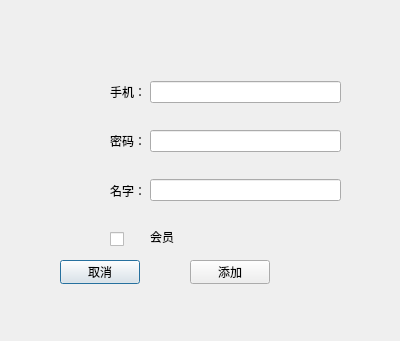
<?xml version="1.0" encoding="UTF-8"?>
<ui version="4.0">
 <class>addUser</class>
 <widget class="QDialog" name="addUser">
  <property name="geometry">
   <rect>
    <x>0</x>
    <y>0</y>
    <width>400</width>
    <height>341</height>
   </rect>
  </property>
  <property name="windowTitle">
   <string>Dialog</string>
  </property>
  <widget class="QPushButton" name="cancelBtn">
   <property name="geometry">
    <rect>
     <x>60</x>
     <y>260</y>
     <width>80</width>
     <height>24</height>
    </rect>
   </property>
   <property name="text">
    <string>取消</string>
   </property>
  </widget>
  <widget class="QPushButton" name="okBtn">
   <property name="geometry">
    <rect>
     <x>190</x>
     <y>260</y>
     <width>80</width>
     <height>24</height>
    </rect>
   </property>
   <property name="text">
    <string>添加</string>
   </property>
  </widget>
  <widget class="QWidget" name="">
   <property name="geometry">
    <rect>
     <x>150</x>
     <y>60</y>
     <width>191</width>
     <height>209</height>
    </rect>
   </property>
   <layout class="QVBoxLayout" name="verticalLayout">
    <item>
     <widget class="QLineEdit" name="phoneEdit"/>
    </item>
    <item>
     <widget class="QLineEdit" name="pwdEdit"/>
    </item>
    <item>
     <widget class="QLineEdit" name="nameEdit"/>
    </item>
    <item>
     <widget class="QLabel" name="memberLabel">
      <property name="sizePolicy">
       <sizepolicy hsizetype="Preferred" vsizetype="Fixed">
        <horstretch>0</horstretch>
        <verstretch>0</verstretch>
       </sizepolicy>
      </property>
      <property name="text">
       <string>会员</string>
      </property>
     </widget>
    </item>
   </layout>
  </widget>
  <widget class="QWidget" name="">
   <property name="geometry">
    <rect>
     <x>110</x>
     <y>70</y>
     <width>91</width>
     <height>191</height>
    </rect>
   </property>
   <layout class="QVBoxLayout" name="verticalLayout_2">
    <item>
     <widget class="QLabel" name="phoneLabel">
      <property name="text">
       <string>手机：</string>
      </property>
     </widget>
    </item>
    <item>
     <widget class="QLabel" name="pwdLabel">
      <property name="text">
       <string>密码：</string>
      </property>
     </widget>
    </item>
    <item>
     <widget class="QLabel" name="nameLabel">
      <property name="text">
       <string>名字：</string>
      </property>
     </widget>
    </item>
    <item>
     <widget class="QCheckBox" name="checkBox">
      <property name="sizePolicy">
       <sizepolicy hsizetype="Preferred" vsizetype="Preferred">
        <horstretch>0</horstretch>
        <verstretch>0</verstretch>
       </sizepolicy>
      </property>
      <property name="text">
       <string/>
      </property>
      <property name="iconSize">
       <size>
        <width>40</width>
        <height>40</height>
       </size>
      </property>
      <property name="tristate">
       <bool>false</bool>
      </property>
     </widget>
    </item>
   </layout>
  </widget>
 </widget>
 <resources/>
 <connections/>
</ui>
